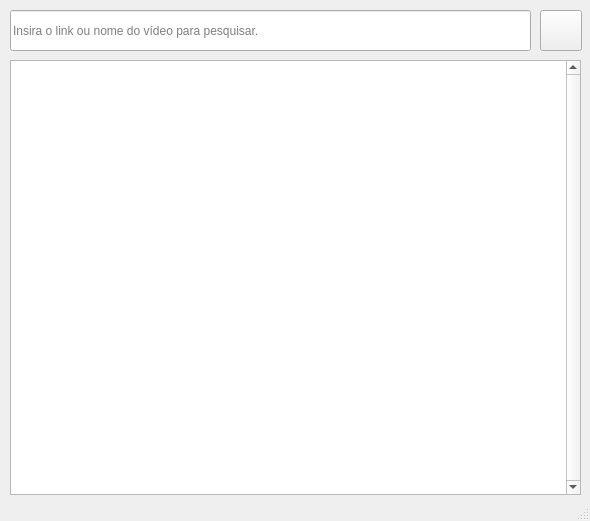
<?xml version="1.0" encoding="UTF-8"?>
<ui version="4.0">
 <class>MainWindow</class>
 <widget class="QMainWindow" name="MainWindow">
  <property name="geometry">
   <rect>
    <x>0</x>
    <y>0</y>
    <width>590</width>
    <height>521</height>
   </rect>
  </property>
  <property name="windowTitle">
   <string>MainWindow</string>
  </property>
  <widget class="QWidget" name="centralwidget">
   <widget class="QLineEdit" name="searchBar">
    <property name="geometry">
     <rect>
      <x>10</x>
      <y>10</y>
      <width>521</width>
      <height>41</height>
     </rect>
    </property>
    <property name="frame">
     <bool>true</bool>
    </property>
    <property name="placeholderText">
     <string>Insira o link ou nome do vídeo para pesquisar.</string>
    </property>
   </widget>
   <widget class="QPushButton" name="configButton">
    <property name="geometry">
     <rect>
      <x>540</x>
      <y>10</y>
      <width>42</width>
      <height>41</height>
     </rect>
    </property>
    <property name="text">
     <string/>
    </property>
   </widget>
   <widget class="QListWidget" name="listWidget">
    <property name="geometry">
     <rect>
      <x>10</x>
      <y>60</y>
      <width>571</width>
      <height>435</height>
     </rect>
    </property>
    <property name="styleSheet">
     <string notr="true"/>
    </property>
    <property name="verticalScrollBarPolicy">
     <enum>Qt::ScrollBarPolicy::ScrollBarAlwaysOn</enum>
    </property>
    <property name="autoScroll">
     <bool>false</bool>
    </property>
    <property name="tabKeyNavigation">
     <bool>true</bool>
    </property>
   </widget>
  </widget>
  <widget class="QStatusBar" name="statusbar"/>
 </widget>
 <resources/>
 <connections/>
</ui>
